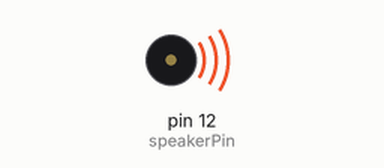
This sketch was run on a simulated Arduino Uno, built with avr-gcc and run on an emulated ATmega328P. On the bench: buzzer (waves = sounding).

Above: at 0.4 s.
At 5.25 s:
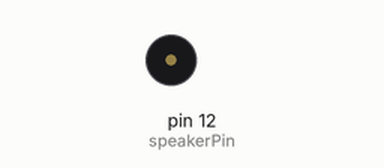
Timing chart, 0 to 8.8 s (numbered marks = the images above):
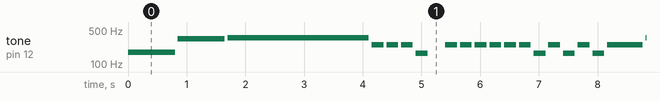

The sketch:

arrays.ino
```cpp
int speakerPin = 12;

void setup() {
pinMode(speakerPin,OUTPUT);
}

void loop() {
play("f", 2); //the
play("F",2); //simp
play("F#",6); //sons

play("b",.5);
play("b",.5);
play("b",.5);
play("e",.5);

play(" ",.5);
play("b",.5);
play("b",.5);
play("b",.5);

play("b",.5);
play("b",.5);
play("b",.5);
play("e",.5);

play("b",.5);
play("e",.5);
play("b",.5);
play("e",.5);

play("b",1.5);
play("F#",1);

play("G#",1);
play("B",.5);

play("A",1.5);
play("F#",1);

play("D",1);
play("B",.5);

play("G#",.5);
play("G#",.5);
play("G#",.5);
play("A",2.5);


}


void play( String note, double beats)
{
int numNotes=23;
String notes[]={"c","c#","d","d#","e","f","f#","g","g#","a","a#","b","C","C#","D","E","F","F#","G","G#","A","A#","B"," "};
int frequencies[]={131,139,147,155,165,175,185,196,208,220,233,247,262,277,294,311,330,349,370,392,415,440,466,494,0};

int currentFrequency=0;
int beatLength=400;
for(int i=0;i<numNotes;i++)
{
  if (notes[i] == note){
    currentFrequency = frequencies[i];
  }
}

tone(speakerPin,currentFrequency, beats * beatLength);
delay(beats * beatLength);
delay(50);
}
```

Measured:
- by itself, tone on pin 12 (speakerPin): plays 175 Hz for 0.80 s, 330 Hz for 0.80 s, 349 Hz for 2.4 s, 247 Hz for 0.20 s, 247 Hz for 0.20 s, 247 Hz for 0.20 s … (287 notes in this stretch)
